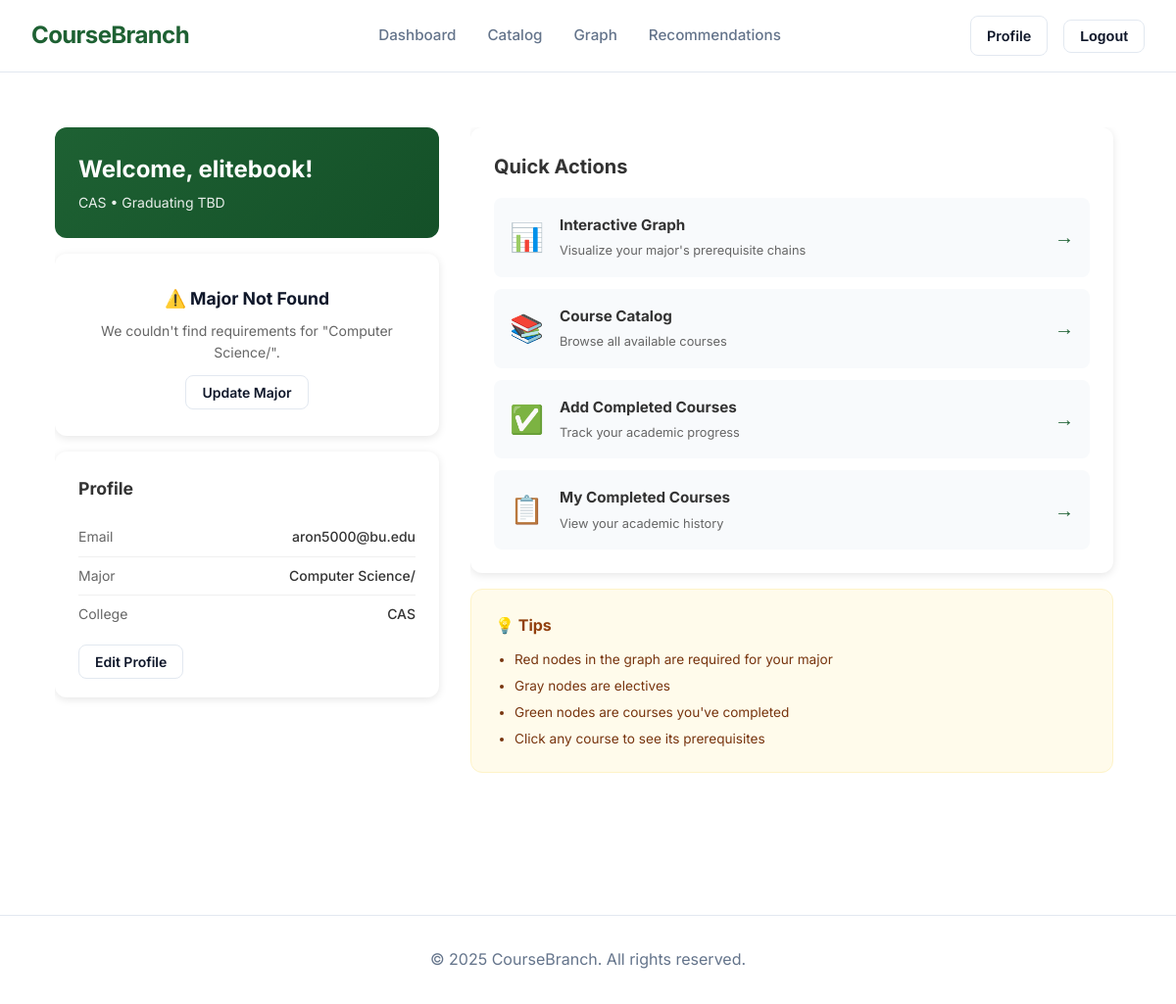
Screenshot of / (signed in) with the database file from the repository.
### accounts/models.py (models this page shows, shortened)
class Profile(models.Model):
    user = models.OneToOneField(User, on_delete=models.CASCADE, related_name='profile')
    bio = models.TextField(blank=True, max_length=500)
    major = models.CharField(max_length=100, blank=True)
    college = models.CharField(max_length=100, blank=True)
    graduation_year = models.IntegerField(null=True, blank=True)
    completed_courses = models.ManyToManyField("catalog.Course", blank=True)

### accounts/views.py (the view)
# urls.py: path('', views.home_view, name='home'),
def home_view(request):
    if request.user.is_authenticated:
        profile, _ = Profile.objects.get_or_create(user=request.user)
        progress = calculate_degree_progress(profile)
        return render(request, 'home.html', {
            'profile': profile,
            'progress': progress
        })
    return render(request, 'landing.html')

### accounts/utils.py (called while the page is built, shortened)
def get_major_requirements(major_name, college_name=None):
    if not major_name:
        return None
    json_path = os.path.join(settings.BASE_DIR, 'bu_majors.json')
    if not os.path.exists(json_path):
        return None

def calculate_degree_progress(profile):
    major_info = get_major_requirements(profile.major, profile.college)
    if not major_info:
        return {
            'required_courses': [],
            'completed_required': [],
            'total_required': 0,
            'completed_count': 0,
            'percentage': 0.0,
            'major_info': None
        }

### templates/home.html (shortened to what this page needs)
{% extends 'base.html' %}
{% load static %}
{% block extra_css %}
<link rel="stylesheet" href="{% static 'css/dashboard.css' %}">
{% endblock %}
{% block content %}
<div class="dashboard-container">
    <div class="dashboard-left">
        <div class="welcome-section">
            <h1>Welcome, {{ user.username }}!</h1>
            <p class="subtitle">{{ profile.college }} • Graduating {{ profile.graduation_year|default:"TBD" }}</p>
        </div>
        {% if progress.major_info %}
        <div class="progress-card">
            <div class="progress-header">
                <div>
                    <h2>{{ progress.major_info.major_name }}</h2>
                    <span class="degree-badge">{{ progress.major_info.degree }}</span>
                </div>
            </div>
            <div class="progress-stats-compact">
                <div class="stat-compact">
                    <span class="stat-number">{{ progress.completed_count }}</span>
                    <span class="stat-label">Completed</span>
                </div>
                <div class="stat-divider">/</div>
                <div class="stat-compact">
                    <span class="stat-number">{{ progress.total_required }}</span>
                    <span class="stat-label">Required</span>
                </div>
                <div class="stat-compact percentage">
                    <span class="stat-number">{{ progress.percentage }}%</span>
                </div>
            </div>
            <div class="progress-bar-container">
                <div class="progress-bar" data-progress="{{ progress.percentage }}"></div>
            </div>
            <div class="progress-actions-compact">
                <a href="{% url 'add_completed_courses' %}" class="btn btn-primary btn-sm">+ Add Courses</a>
                <a href="{% url 'completed_courses' %}" class="btn btn-outline btn-sm">View All</a>
            </div>
        </div>
        {% elif profile.major %}
        <div class="progress-card info">
            <h3>⚠️ Major Not Found</h3>
            <p>We couldn't find requirements for "{{ profile.major }}".</p>
            <a href="{% url 'profile' %}" class="btn btn-outline btn-sm">Update Major</a>
        </div>
        {% else %}
        <div class="progress-card info">
            <h3>📚 Setup Required</h3>
            <p>Set your major to track degree progress.</p>
            <a href="{% url 'profile' %}" class="btn btn-primary btn-sm">Add Major</a>
        </div>
        {% endif %}
        <div class="profile-summary">
            <h3>Profile</h3>
            <div class="profile-item">
                <span class="profile-label">Email</span>
                <span class="profile-value">{{ user.email|default:"Not set" }}</span>
            </div>
            <div class="profile-item">
                <span class="profile-label">Major</span>
                <span class="profile-value">{{ profile.major|default:"Not set" }}</span>
            </div>
            <div class="profile-item">
                <span class="profile-label">College</span>
                <span class="profile-value">{{ profile.college|default:"Not set" }}</span>
            </div>
            <a href="{% url 'profile' %}" class="btn btn-outline btn-sm full-width">Edit Profile</a>
        </div>
    </div>
    <div class="dashboard-right">
        <div class="actions-section">
            <h2>Quick Actions</h2>
            <a href="{% url 'course_tree' %}" class="action-card">
                <div class="action-icon">📊</div>
                <div class="action-content">
                    <h3>Interactive Graph</h3>
                    <p>Visualize your major's prerequisite chains</p>
                </div>
                <div class="action-arrow">→</div>
            </a>
            <a href="{% url 'catalog' %}" class="action-card">
                <div class="action-icon">📚</div>
                <div class="action-content">
                    <h3>Course Catalog</h3>
                    <p>Browse all available courses</p>
                </div>
                <div class="action-arrow">→</div>
            </a>
            <a href="{% url 'add_completed_courses' %}" class="action-card">
                <div class="action-icon">✅</div>
                <div class="action-content">
                    <h3>Add Completed Courses</h3>
                    <p>Track your academic progress</p>
                </div>
                <div class="action-arrow">→</div>
            </a>
            <a href="{% url 'completed_courses' %}" class="action-card">
                <div class="action-icon">📋</div>
                <div class="action-content">
                    <h3>My Completed Courses</h3>
                    <p>View your academic history</p>
                </div>
                <div class="action-arrow">→</div>
            </a>
        </div>
        <div class="tips-section">
            <h3>💡 Tips</h3>
            <ul>
                <li>Red nodes in the graph are required for your major</li>
                <li>Gray nodes are electives</li>
                <li>Green nodes are courses you've completed</li>
                <li>Click any course to see its prerequisites</li>
            </ul>
        </div>
    </div>
</div>
{% endblock %}

### static/css/variables.css (style rules this page uses)
:root { --dark-emerald: #1e6133; --periwinkle: #d8dcff; --dark-wine: #7b2d26; --primary-color: var(--dark-emerald); --primary-hover: #145028; --secondary-color: var(--dark-wine); --accent-color: var(--periwinkle); --background-color: #ffffff; --surface-color: #f8fafc; --text-color: #0f172a; --text-muted: #64748b; --border-color: #e2e8f0; --font-main: 'Inter', sans-serif; --shadow-sm: 0 1px 2px 0 rgb(0 0 0 / 0.05); --shadow-md: 0 4px 6px -1px rgb(0 0 0 / 0.1), 0 2px 4px -2px rgb(0 0 0 / 0.1); --shadow-lg: 0 10px 15px -3px rgb(0 0 0 / 0.1), 0 4px 6px -4px rgb(0 0 0 / 0.1); --graph-bg: #0f172a; --graph-legend-bg: #ffffff; --graph-node-default: #64748b; --graph-node-selected: #a855f7; --graph-node-completed: #10b981; --graph-node-completed-border: #15803d; --graph-node-incomplete: #fbbf24; --graph-node-incomplete-border: #f59e0b; --graph-node-required: #e74c3c; --graph-node-required-border: #c0392b; --graph-node-text: #0f172a; --graph-node-border: #475569; --graph-edge-color: #94a3b8; --graph-edge-highlight: #0ea5e9; --graph-boundary-color: #8b5cf6; --graph-boundary-bg: rgba(139, 92, 246, 0.08); --graph-muted-node: #94a3b8; }

### static/css/style.css (style rules this page uses)
* { box-sizing: border-box; margin: 0; padding: 0; }
body { font-family: var(--font-main); background-color: var(--background-color); color: var(--text-color); line-height: 1.6; min-height: 100vh; display: flex; flex-direction: column; }
a { color: inherit; text-decoration: none; transition: color 0.2s; }
.btn { padding: 0.5rem 1rem; border-radius: 0.5rem; font-weight: 600; font-size: 0.9rem; cursor: pointer; transition: all 0.2s; border: none; }
.btn-outline { background-color: transparent; border: 1px solid var(--border-color); color: var(--text-color); }

### static/css/dashboard.css (style rules this page uses)
.dashboard-container { display: grid; grid-template-columns: 400px 1fr; gap: 1.5rem; max-width: 1400px; margin: 0 auto; padding: 1.5rem; height: calc(100vh - 140px); overflow: hidden; }
.dashboard-left { display: flex; flex-direction: column; gap: 1rem; overflow-y: auto; padding-right: 0.5rem; }
.dashboard-right { display: flex; flex-direction: column; gap: 1rem; overflow-y: auto; padding-right: 0.5rem; }
.welcome-section { background: linear-gradient(135deg, var(--primary-color), var(--primary-hover)); color: white; padding: 1.5rem; border-radius: 12px; }
.welcome-section h1 { margin: 0 0 0.25rem 0; font-size: 1.5rem; }
.subtitle { margin: 0; opacity: 0.9; font-size: 0.875rem; }
.progress-card { background: white; border-radius: 12px; padding: 1.5rem; box-shadow: 0 2px 8px rgba(0, 0, 0, 0.1); }
.progress-card.info { text-align: center; padding: 2rem 1.5rem; }
.progress-card.info h3 { font-size: 1.1rem; margin: 0 0 0.5rem 0; }
.progress-card.info p { font-size: 0.875rem; margin: 0 0 1rem 0; color: #666; }
.profile-summary { background: white; border-radius: 12px; padding: 1.5rem; box-shadow: 0 2px 8px rgba(0, 0, 0, 0.1); }
.profile-summary h3 { margin: 0 0 1rem 0; font-size: 1.1rem; color: #333; }
.profile-item { display: flex; justify-content: space-between; padding: 0.5rem 0; border-bottom: 1px solid #f0f0f0; }
.profile-item:last-of-type { border-bottom: none; margin-bottom: 1rem; }
.profile-label { font-size: 0.875rem; color: #666; }
.profile-value { font-size: 0.875rem; font-weight: 500; color: #333; }
.actions-section { background: white; border-radius: 12px; padding: 1.5rem; box-shadow: 0 2px 8px rgba(0, 0, 0, 0.1); }
.actions-section h2 { margin: 0 0 1rem 0; font-size: 1.25rem; color: #333; }
.action-card { display: flex; align-items: center; gap: 1rem; padding: 1rem; background: var(--surface-color); border-radius: 8px; margin-bottom: 0.75rem; transition: all 0.2s ease; text-decoration: none; color: inherit; }
.action-card:last-child { margin-bottom: 0; }
.action-icon { font-size: 1.75rem; flex-shrink: 0; }
.action-content { flex: 1; }
.action-content h3 { margin: 0 0 0.25rem 0; font-size: 0.95rem; color: #333; }
.action-content p { margin: 0; font-size: 0.8rem; color: #666; }
.action-arrow { font-size: 1.25rem; color: var(--primary-color); flex-shrink: 0; }
.tips-section { background: #fffbeb; border: 1px solid #fef3c7; border-radius: 12px; padding: 1.5rem; }
.tips-section h3 { margin: 0 0 0.75rem 0; font-size: 1rem; color: #92400e; }
.tips-section ul { margin: 0; padding-left: 1.25rem; }
.tips-section li { font-size: 0.85rem; color: #78350f; margin-bottom: 0.5rem; line-height: 1.4; }
.tips-section li:last-child { margin-bottom: 0; }
.btn-sm { padding: 0.5rem 1rem; font-size: 0.875rem; }
.full-width { width: 100%; text-align: center; }

### rows the page displays
Profile: college "CAS", graduation_year "TBD", major "Computer Science/"

### other values shown
{{ user.username }} "elitebook"
{{ user.email|default:"Not set" }} "aron5000@bu.edu"
